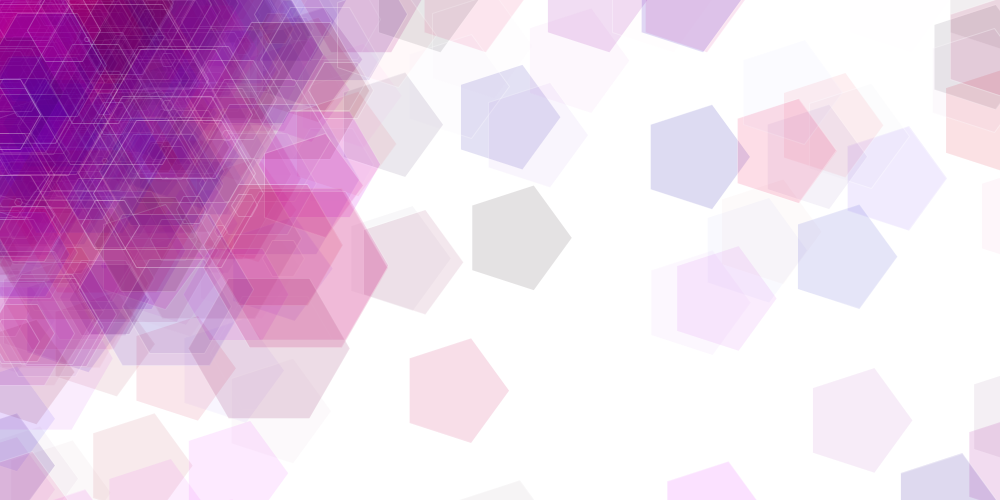
Frame 1 (no input)
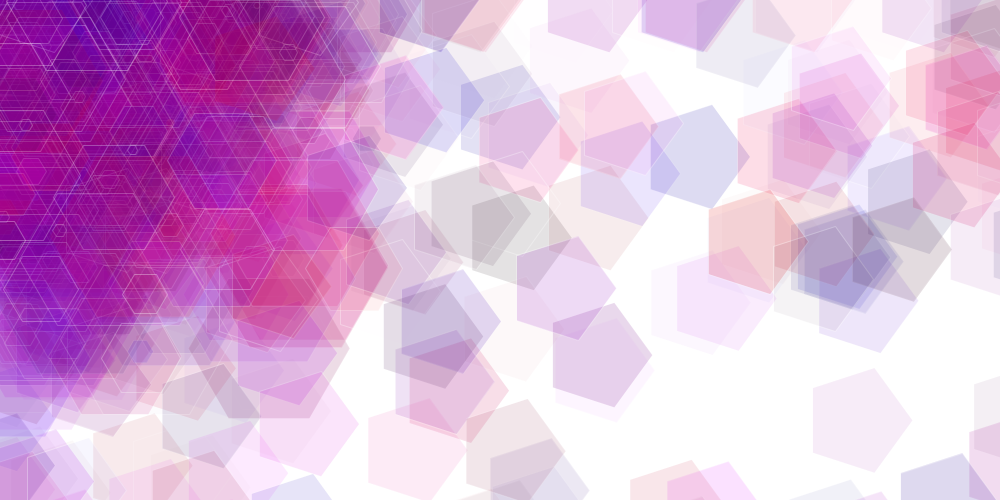
Frame 2 (the mouse pressed at the canvas centre, redrawn once)

The Processing sketch that drew these frames (run headless with seeded random() and noise(); the mouse was pressed at the canvas centre and the sketch redrawn once):

// Processing sketch: processing_32607
// ── processing_32607.pde


void setup() {
  size(1000, 500);
  smooth();
  background(255);
}

void polygon(int n, float cx, float cy, float r)
{
  float angle = 360.0 / n;

  beginShape();
  for (int i = 0; i < n; i++)
  {
    vertex(cx + r * cos(radians(angle * i)), 
    cy + r * sin(radians(angle * i)));
  }
  endShape(CLOSE);
}

void draw() {
  for (int i = 0; i < 20; i++) {
    for (int j = 0; j < 20; j++) { 
      polygon(6, random(j * 20), random (i * 20), random(100));
       fill(random(255),0,random(255), random(40));
      stroke(255, random(90));
      polygon(5, random(j * 200), random (i * 200), 55);
      noLoop();
    }
  }
}
